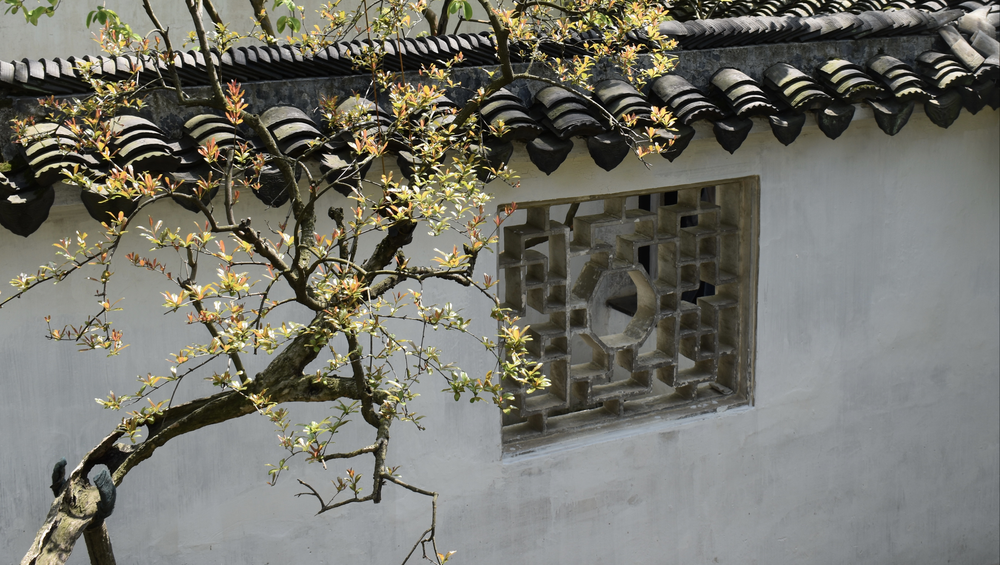
#> input picture 实验1/作业1/代码/images/Color/1.png, 1000 x 565 px, shrunk from 4725 x 2671 before the run; its folder holds only this picture in this run
$ python main.py
#> lines starting #> are read from the running program, lines starting #| are printed output that depends on the picture
### 实验1/作业1/代码/BGR2YCrCb.py
import cv2
import os
import glob
import numpy as np
'''
For test RGB or BGR
'''
# [8 lines left out: function getChannelRGB, not called in this run]
# Data from https://docs.opencv.org/3.4/de/d25/imgproc_color_conversions.html#color_convert_rgb_ycrcb
def cvtColor(image):
    transition = np.array([[0.299, 0.587, 0.114],
                           [0.713*(1-0.299), -(0.713*0.587), -(0.713*0.114)],
                           [-(0.564*0.299), -(0.564*0.587), 0.564*(1-0.114)]])
    shift = np.array([0, 128, 128]).T
    new_image = image.copy()
    height = image.shape[0]
    width = image.shape[1]
    for i in range(height):
        for j in range(width):
            rgb = image[i,j,:][::-1].T
            new_image[i,j,:] = np.matmul(transition, rgb) + shift
    return new_image
# [15 lines that do not run on import are left out]


### 实验1/作业1/代码/getFrequency.py
import cv2
import numpy as np
import matplotlib.pyplot as plt
import glob
import BGR2YCrCb
'''
(height, width, channels)
'''

# for YCrCb space 8bits
def get(image):
    counts = np.zeros(256)
    height = image.shape[0]
    width = image.shape[1]
    for i in range(height):
        for j in range(width):
            counts[image[i, j]] += 1
    freq = counts/(height*width)
    return freq

# [14 lines that do not run on import are left out]

### 实验1/作业1/代码/equalizeHist.py
import getFrequency
import numpy as np

def accumulate(freq):
    n = len(freq)
    accumulated_freq = freq.copy()
    accumulated_freq[0] = freq[0]
    for i in range(1, n):
        accumulated_freq[i] += accumulated_freq[i-1]
    return accumulated_freq

def equalize(image):
    freq = getFrequency.get(image)
    accumulated_freq = accumulate(freq)
    equalized_image = image.copy()
    height = image.shape[0]
    width = image.shape[1]
    for i in range(height):
        for j in range(width):
            luminance = equalized_image[i,j]
            equalized_image[i,j] *= accumulated_freq[luminance]
    return equalized_image

### 实验1/作业1/代码/Color2Gray.py
import numpy as np

# Data from https://docs.opencv.org/3.4/de/d25/imgproc_color_conversions.html#color_convert_rgb_gray
def cvtColor(image):
    height = image.shape[0]
    width = image.shape[1]
    grayscaled = np.zeros((height, width), 'uint8')
    coeffeciency = np.array([0.299,0.587,0.114]) # RGB
    for i in range(height):
        for j in range(width):
            rgb = image[i,j,:][::-1].T
            grayscaled[i,j] = np.matmul(coeffeciency, rgb)
    return grayscaled

### 实验1/作业1/代码/main.py
import glob
import cv2
import os

import numpy as np

import BGR2YCrCb
import Color2Gray
import equalizeHist

folder_path = "./images/Color/"
png_files = glob.glob(folder_path + '*.png')
jpg_files = glob.glob(folder_path + '*.jpg')
files = png_files+jpg_files
for file in files:
    '''part 1: 提取彩色图像的亮度通道进行直方图均衡化'''
    file_name = os.path.relpath(file, folder_path)
    list_filename = file_name.split('.')
    image = cv2.imread(file)  # (height, width, channels)
#> image is the input picture: shape (565, 1000, 3); mean B, G, R 106.5, 115, 115.4
    print(file + "读取完成")
    cv2.imshow('Original', image)
    image_YCrCb = BGR2YCrCb.cvtColor(image)
#> after the loop in cvtColor, `for i in range(height):`:
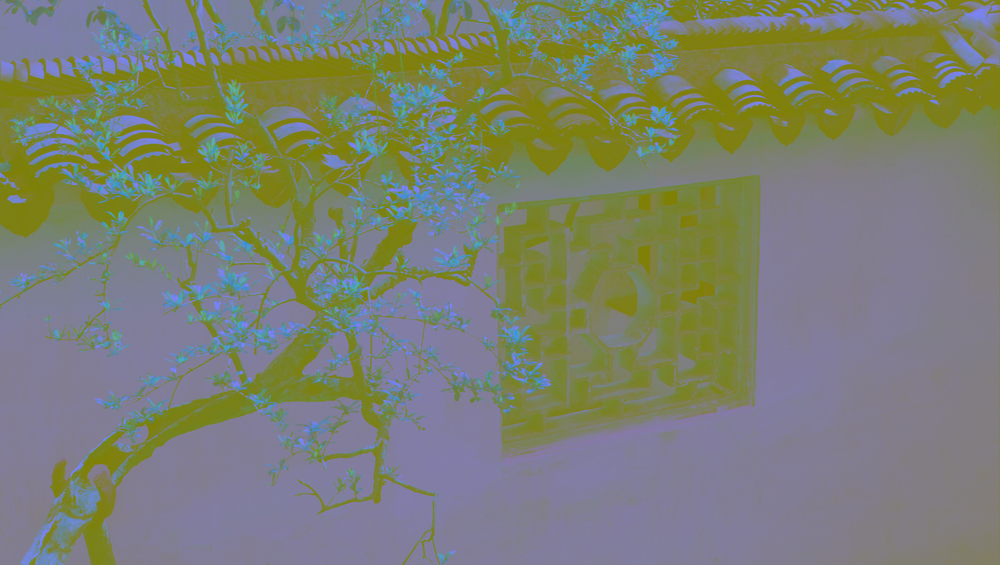
#> new_image: shape (565, 1000, 3); mean B, G, R 113.6, 128.3, 123.3
    image_equalized = image_YCrCb.copy()
    image_equalized[:,:,0] = equalizeHist.equalize(image_YCrCb[:,:,0])
#> in equalize, `freq = getFrequency.get(image)`: freq = 256 values, max 0.0216 at index 151, min 0.000106 at index 247, mean 0.00391
#> in equalize, `freq = getFrequency.get(image)`:
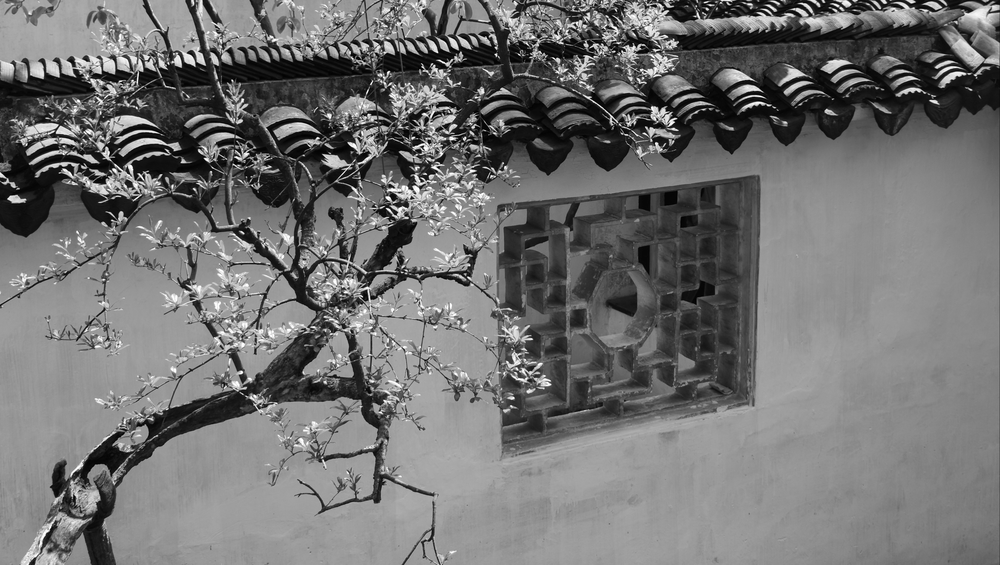
#> image: shape (565, 1000); min 0, max 255, mean 113.6
#> in accumulate, `n = len(freq)`: n = 256
#> in accumulate, `accumulated_freq = freq.copy()`: accumulated_freq has the same summary as freq in equalize
#> after the loop in accumulate, `for i in range(1, n):`: accumulated_freq = 256 values from 0.000446 to 1
#> after the loop in equalize, `for i in range(height):`:
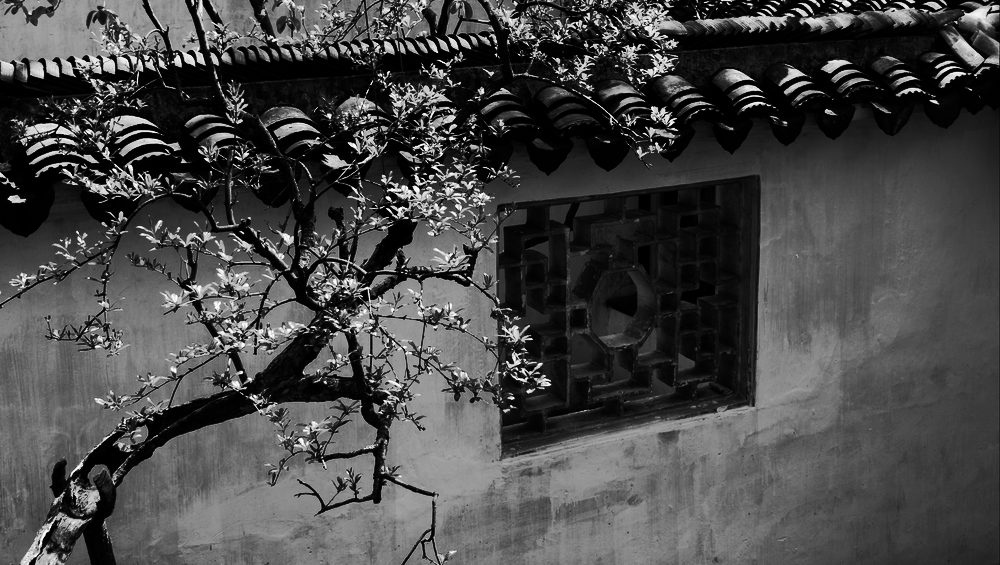
#> equalized_image: shape (565, 1000); min 0, max 255, mean 71.7
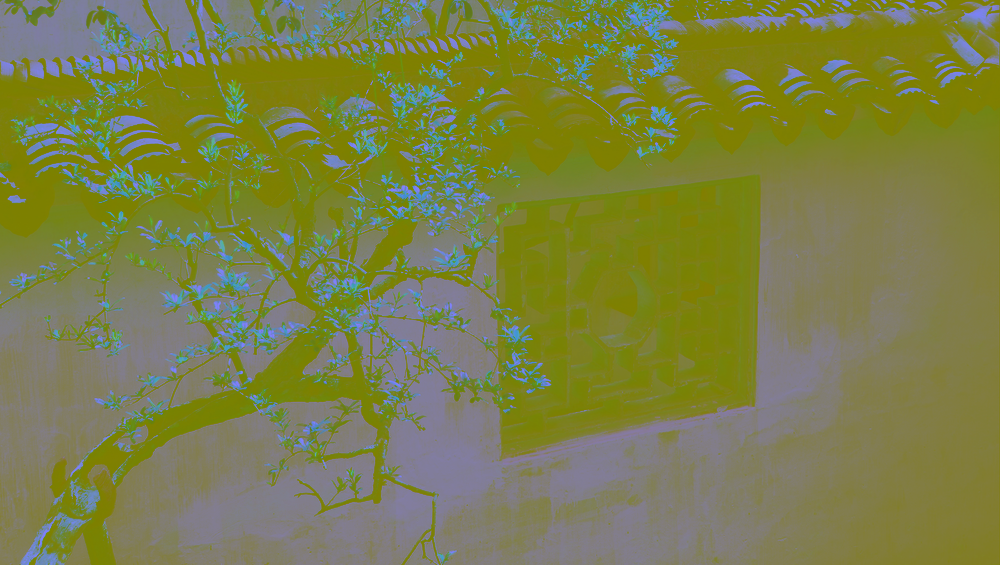
#> image_equalized: shape (565, 1000, 3); mean B, G, R 71.7, 128.3, 123.3
    re_image = cv2.cvtColor(image_equalized, cv2.COLOR_YCrCb2BGR)
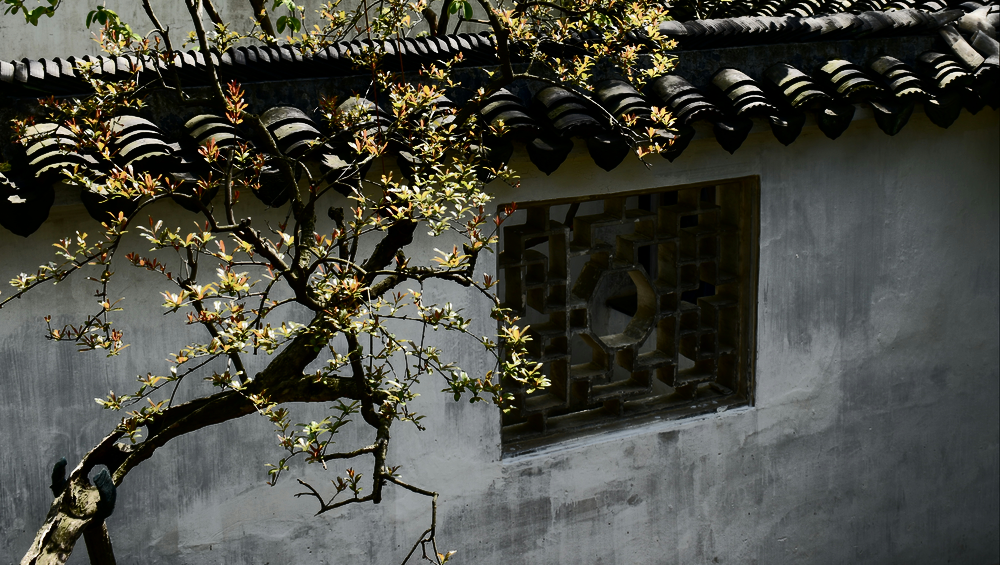
#> re_image: shape (565, 1000, 3); mean B, G, R 64.9, 73, 72.3
    cv2.imshow('Reconstruct', re_image)
    newfile = list_filename[0]+'Equalized.'+list_filename[1]
    newfile = folder_path+"Equalized/"+newfile
    cv2.imwrite(newfile, re_image)
    print(newfile + "写入完成")

    '''part 2: 将彩色图像转换为灰度图像'''
    image_gray = Color2Gray.cvtColor(image)
    cv2.imshow('Grayscaled', image_gray)
    newfile = list_filename[0]+'Grayscaled.'+list_filename[1]
    newfile = "./images/Grayscaled/"+newfile
    cv2.imwrite(newfile, image_gray)
    print(newfile + "写入完成")

    '''part 3: 将灰度图像进行直方图均衡化'''
    image_equalized = equalizeHist.equalize(image_gray)
    cv2.imshow('Reconstruct_gray', image_equalized)
    newfile = list_filename[0]+'GrayscaledEqualized.'+list_filename[1]
    newfile = "./images/Grayscaled/Equalized/"+newfile
    cv2.imwrite(newfile, image_equalized)
    print(newfile + "写入完成")

    '''选中图像窗口，键入0进入下一循环'''
    cv2.waitKey(0)
    cv2.destroyAllWindows()

$ run again, on 实验1/作业1/代码/images/Color/紫藤.png
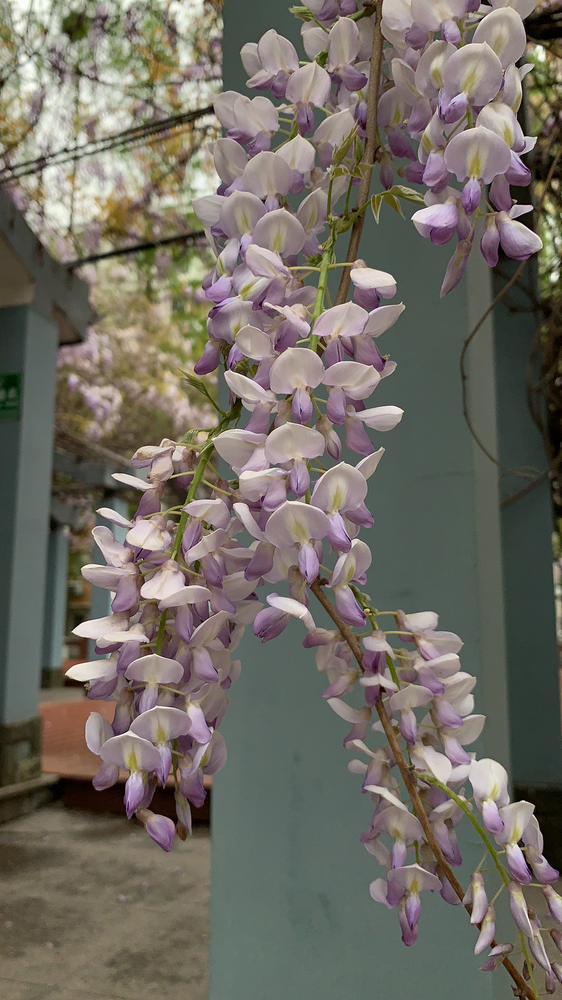
#> input picture 实验1/作业1/代码/images/Color/紫藤.png, 562 x 1000 px, shrunk from 1080 x 1920 before the run
#> image is the input picture: shape (1000, 562, 3); mean B, G, R 98.8, 108.1, 113.1
#> after the loop in cvtColor, `for i in range(height):`:
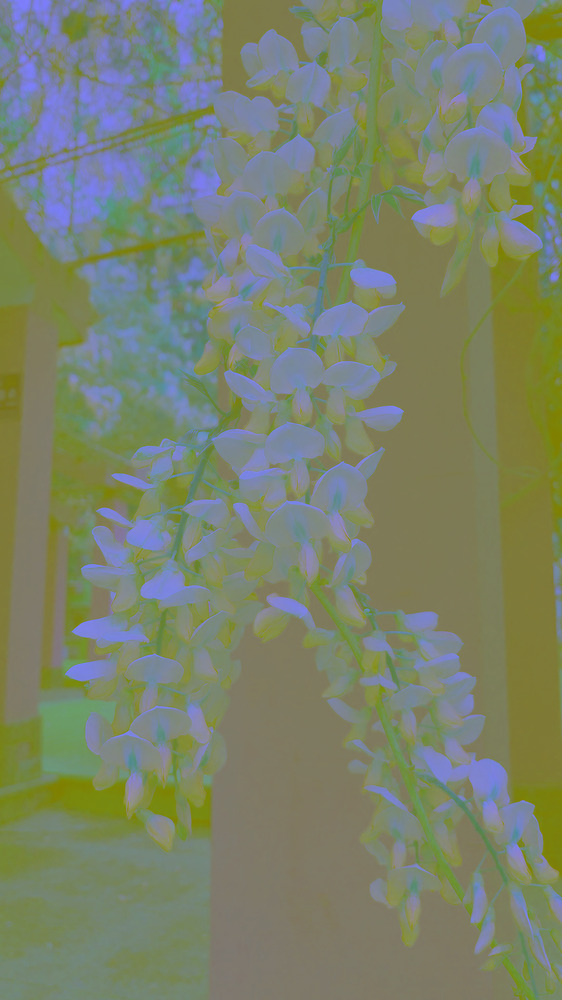
#> new_image: shape (1000, 562, 3); mean B, G, R 108.1, 130.7, 122
#> in equalize, `freq = getFrequency.get(image)`: freq = 256 values, max 0.0175 at index 101, min 0 at index 255, mean 0.00391
#> image: shape (1000, 562)
#> n = 256
#> in accumulate, `accumulated_freq = freq.copy()`: accumulated_freq has the same summary as freq in equalize
#> after the loop in accumulate, `for i in range(1, n):`: accumulated_freq = 256 values from 0.000203 to 1
#> `re_image = cv2.cvtColor(image_equalized, cv2.COLOR_YCrCb2BGR)`:
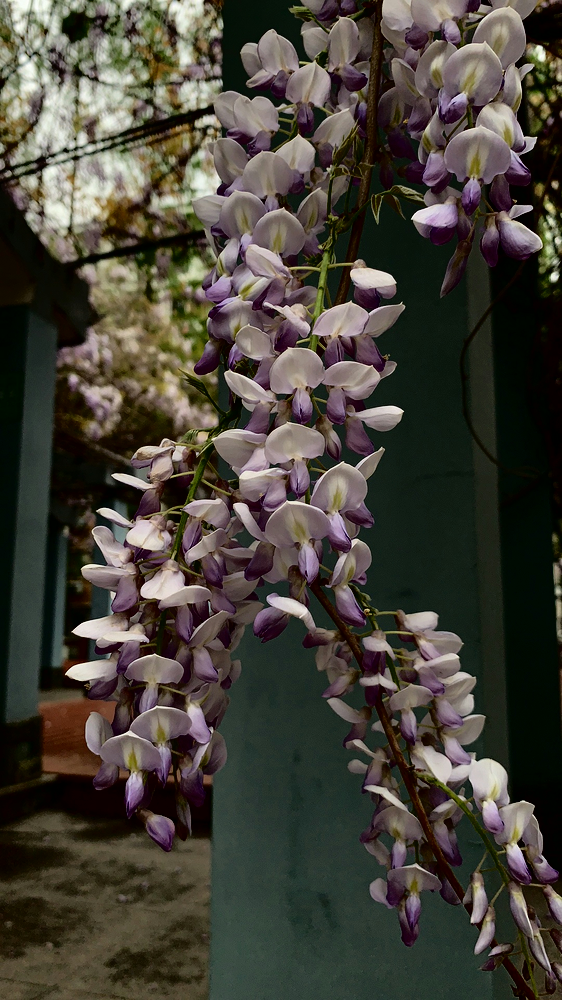
#> re_image: shape (1000, 562, 3); mean B, G, R 56.8, 65.9, 69.8
